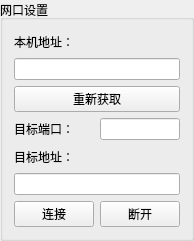
   <widget class="QGroupBox" name="groupBox_2">
    <property name="geometry">
     <rect>
      <x>10</x>
      <y>340</y>
      <width>191</width>
      <height>241</height>
     </rect>
    </property>
    <property name="title">
     <string>网口设置</string>
    </property>
    <layout class="QGridLayout" name="gridLayout_2">
     <item row="5" column="0" colspan="2">
      <widget class="QLineEdit" name="lineEdit_3"/>
     </item>
     <item row="1" column="0" colspan="2">
      <widget class="QLineEdit" name="lineEdit"/>
     </item>
     <item row="3" column="0">
      <widget class="QLabel" name="label_8">
       <property name="text">
        <string>目标端口：</string>
       </property>
      </widget>
     </item>
     <item row="4" column="0">
      <widget class="QLabel" name="label_9">
       <property name="text">
        <string>目标地址：</string>
       </property>
      </widget>
     </item>
     <item row="0" column="0">
      <widget class="QLabel" name="label_7">
       <property name="text">
        <string>本机地址：</string>
       </property>
      </widget>
     </item>
     <item row="2" column="0" colspan="2">
      <widget class="QPushButton" name="pushButton_4">
       <property name="text">
        <string>重新获取</string>
       </property>
      </widget>
     </item>
     <item row="3" column="1">
      <widget class="QLineEdit" name="lineEdit_2"/>
     </item>
     <item row="6" column="0">
      <widget class="QPushButton" name="pushButton_5">
       <property name="text">
        <string>连接</string>
       </property>
      </widget>
     </item>
     <item row="6" column="1">
      <widget class="QPushButton" name="pushButton_6">
       <property name="text">
        <string>断开</string>
       </property>
      </widget>
     </item>
    </layout>
   </widget>
